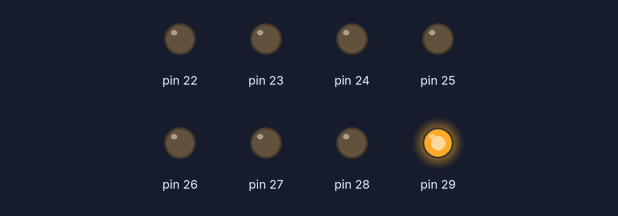
Bench run of a sketch on a simulated Arduino Mega 2560, built with avr-gcc and run on an emulated ATmega2560. Parts: output pins drawn as LEDs (lit = HIGH).

Above: at 0.1 s.
Timing chart, 0 to 1.6 s (numbered marks = the images above):
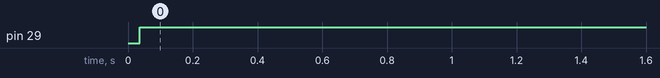

The sketch:

rawCsine.ino
```cpp
/*
* This function will take a user inputted frequency, and return a sine wave
* (or wave of some sort) at the desired frequency as an array.
* Currently, it prints 256 values between 0 and 256 that represent a sine wave,
* then asks the user for a frequency and prints it back to them.
* Note the extra parameters, which allow math to work.
* Authors: Margo Crawford and Joseph Lee.
*/

#include <stdio.h>
#include <math.h>
#include <time.h>
#include <avr/io.h>
#include <util/delay.h>

#define PI 3.14159265

int main() {
int n;
DDRA = 0xff;

int waveTable[256]; // a table for putting the waves

for (int i = 0; i < 256; i++) {
  double rad = (i * 2 * PI) / 256;
  waveTable[i] = (int) (sin(rad) + 1) * 128;
}


long delayTime = 1;

while(1) {
  for (int i = 0; i < 256; i++) {
    PORTA = waveTable[i];
    delay(delayTime);
  }
}

return 0;
}
```

freq_to_sine.c
```cpp
/*
* This function will take a user inputted frequency, and return a sine wave
* (or wave of some sort) at the desired frequency as an array.
* Currently, it prints 256 values between 0 and 256 that represent a sine wave,
* then asks the user for a frequency and prints it back to them.

* Note the extra parameters, which allow math to work.

* Authors: Margo Crawford and Joseph Lee.
*/

#include <stdio.h>
#include <math.h>
#include <time.h>

#define PI 3.14159265

int main() {
int n;

double waveTable[256]; // a table for putting the waves

for (int i = 0; i < 256; i++) {
	double rad = (i * 2 * PI) / 256;
	waveTable[i] = (sin(rad) + 1) * 128;
}


printf("Please enter a frequency: ");
scanf("%d", &n);
printf("You entered: %d\n",n);
long delayTime = 1000/n;

while(1) {
	for (int i = 0; i < 256; i++) {
		printf("%lf\n", waveTable[i]);
		delay(delayTime);
	}
}

return 0;
}
```

Measured:
- by itself, pin 29: LOW → HIGH at 0.04 s
